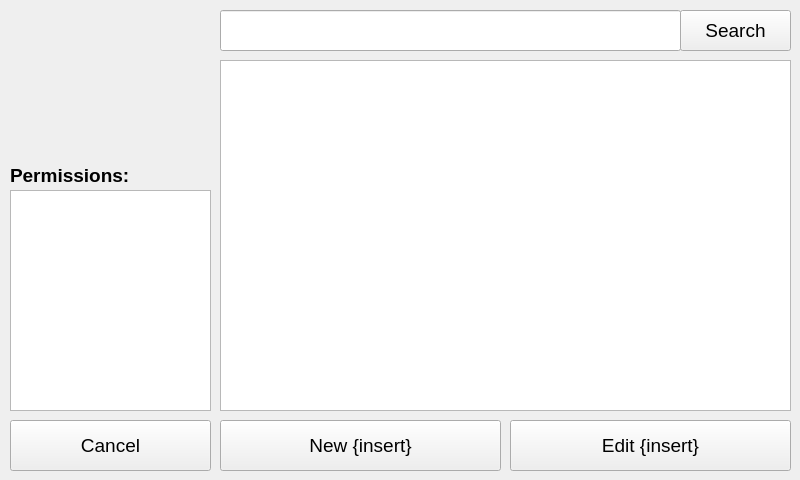
<?xml version="1.0" encoding="UTF-8"?>
<ui version="4.0">
 <class>ManageUserScreen</class>
 <widget class="QMainWindow" name="ManageUserScreen">
  <property name="geometry">
   <rect>
    <x>0</x>
    <y>0</y>
    <width>800</width>
    <height>480</height>
   </rect>
  </property>
  <property name="font">
   <font>
    <pointsize>14</pointsize>
   </font>
  </property>
  <property name="windowTitle">
   <string>MainWindow</string>
  </property>
  <property name="locale">
   <locale language="English" country="Austria"/>
  </property>
  <widget class="QWidget" name="centralwidget">
   <widget class="QLineEdit" name="txb_search">
    <property name="geometry">
     <rect>
      <x>220</x>
      <y>10</y>
      <width>461</width>
      <height>41</height>
     </rect>
    </property>
    <property name="font">
     <font>
      <pointsize>20</pointsize>
     </font>
    </property>
    <property name="locale">
     <locale language="English" country="Austria"/>
    </property>
    <property name="text">
     <string/>
    </property>
    <property name="alignment">
     <set>Qt::AlignLeading|Qt::AlignLeft|Qt::AlignVCenter</set>
    </property>
   </widget>
   <widget class="QPushButton" name="btn_search">
    <property name="geometry">
     <rect>
      <x>680</x>
      <y>10</y>
      <width>111</width>
      <height>41</height>
     </rect>
    </property>
    <property name="locale">
     <locale language="English" country="Austria"/>
    </property>
    <property name="text">
     <string>Search</string>
    </property>
   </widget>
   <widget class="QTableWidget" name="dtv_items">
    <property name="geometry">
     <rect>
      <x>220</x>
      <y>60</y>
      <width>571</width>
      <height>351</height>
     </rect>
    </property>
    <property name="font">
     <font>
      <pointsize>14</pointsize>
     </font>
    </property>
    <property name="locale">
     <locale language="English" country="Austria"/>
    </property>
   </widget>
   <widget class="QPushButton" name="btn_cancel">
    <property name="geometry">
     <rect>
      <x>10</x>
      <y>420</y>
      <width>201</width>
      <height>51</height>
     </rect>
    </property>
    <property name="locale">
     <locale language="English" country="Austria"/>
    </property>
    <property name="text">
     <string>Cancel</string>
    </property>
   </widget>
   <widget class="QPushButton" name="btn_newUser">
    <property name="geometry">
     <rect>
      <x>220</x>
      <y>420</y>
      <width>281</width>
      <height>51</height>
     </rect>
    </property>
    <property name="locale">
     <locale language="English" country="Austria"/>
    </property>
    <property name="text">
     <string>New {insert}</string>
    </property>
   </widget>
   <widget class="QLabel" name="pcb_logo">
    <property name="geometry">
     <rect>
      <x>40</x>
      <y>10</y>
      <width>141</width>
      <height>141</height>
     </rect>
    </property>
    <property name="locale">
     <locale language="English" country="Austria"/>
    </property>
    <property name="text">
     <string/>
    </property>
    <property name="pixmap">
     <pixmap>images/icon.PNG</pixmap>
    </property>
    <property name="scaledContents">
     <bool>true</bool>
    </property>
    <property name="alignment">
     <set>Qt::AlignCenter</set>
    </property>
   </widget>
   <widget class="QPushButton" name="btn_edit">
    <property name="geometry">
     <rect>
      <x>510</x>
      <y>420</y>
      <width>281</width>
      <height>51</height>
     </rect>
    </property>
    <property name="locale">
     <locale language="English" country="Austria"/>
    </property>
    <property name="text">
     <string>Edit {insert}</string>
    </property>
   </widget>
   <widget class="QListView" name="liv_permissions">
    <property name="geometry">
     <rect>
      <x>10</x>
      <y>190</y>
      <width>201</width>
      <height>221</height>
     </rect>
    </property>
    <property name="font">
     <font>
      <pointsize>14</pointsize>
     </font>
    </property>
   </widget>
   <widget class="QLabel" name="lbl_permissions">
    <property name="geometry">
     <rect>
      <x>10</x>
      <y>160</y>
      <width>201</width>
      <height>31</height>
     </rect>
    </property>
    <property name="font">
     <font>
      <weight>75</weight>
      <bold>true</bold>
     </font>
    </property>
    <property name="text">
     <string>Permissions:</string>
    </property>
   </widget>
  </widget>
 </widget>
 <resources/>
 <connections/>
</ui>
